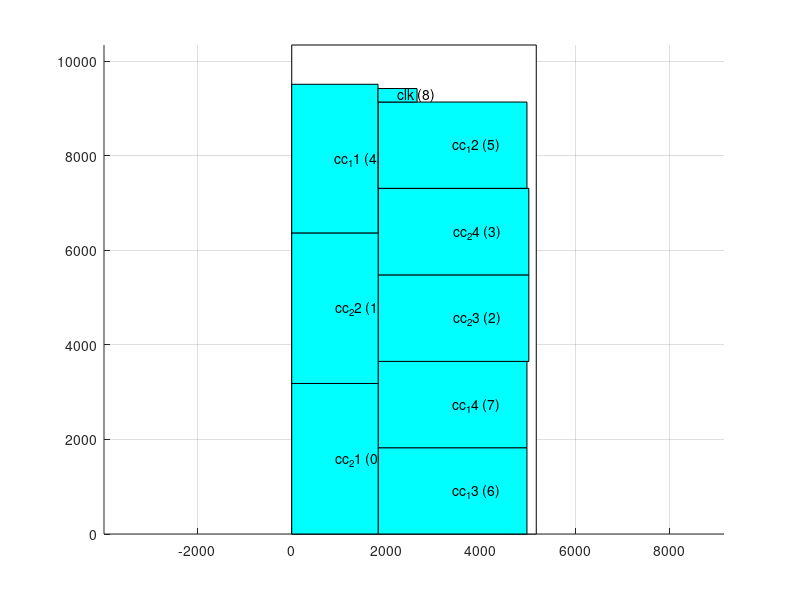

This chart was generated by the following MATLAB code:
axis equal;
hold on;
grid on;
cap_x=[ 0 0 5175 5175 0 ];
cap_y=[ 0 10349 10349 0 0 ];
fill(cap_x,cap_y,'w');
block_x=[ 0 1832 1832 0 0 ];
block_y=[ 0 0 3186 3186 0 ];
fill(block_x,block_y,'c');
text(916,1593,'cc_21 (0)');
block_x=[ 0 1832 1832 0 0 ];
block_y=[ 3186 3186 6372 6372 3186 ];
fill(block_x,block_y,'c');
text(916,4779,'cc_22 (1)');
block_x=[ 1832 5018 5018 1832 1832 ];
block_y=[ 3652 3652 5484 5484 3652 ];
fill(block_x,block_y,'c');
text(3425,4568,'cc_23 (2)');
block_x=[ 1832 5018 5018 1832 1832 ];
block_y=[ 5484 5484 7316 7316 5484 ];
fill(block_x,block_y,'c');
text(3425,6400,'cc_24 (3)');
block_x=[ 0 1826 1826 0 0 ];
block_y=[ 6372 6372 9518 9518 6372 ];
fill(block_x,block_y,'c');
text(913,7945,'cc_11 (4)');
block_x=[ 1832 4978 4978 1832 1832 ];
block_y=[ 7316 7316 9142 9142 7316 ];
fill(block_x,block_y,'c');
text(3405,8229,'cc_12 (5)');
block_x=[ 1832 4978 4978 1832 1832 ];
block_y=[ 0 0 1826 1826 0 ];
fill(block_x,block_y,'c');
text(3405,913,'cc_13 (6)');
block_x=[ 1832 4978 4978 1832 1832 ];
block_y=[ 1826 1826 3652 3652 1826 ];
fill(block_x,block_y,'c');
text(3405,2739,'cc_14 (7)');
block_x=[ 1826 2652 2652 1826 1826 ];
block_y=[ 9142 9142 9428 9428 9142 ];
fill(block_x,block_y,'c');
text(2239,9285,'clk (8)');
